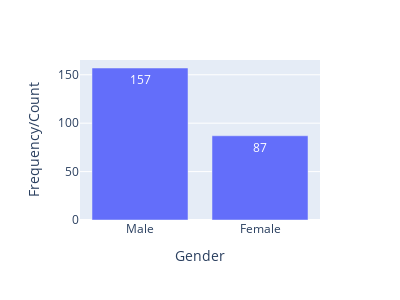

The notebook cell saved with this chart:
### Code cell
fig = px.bar(x = gender,y = frequency,text=frequency) # text = frequency le bar ko top ma value dekhauxa
fig.update_layout(height=300,width = 400,xaxis_title='Gender',yaxis_title='Frequency/Count')

### Figure 1 — Plotly figure (JSON) as saved in the notebook; plotly's stock layout.template omitted (floating-point values rounded to 4 significant figures)
{"data": [{"alignmentgroup": "True", "hovertemplate": "x=%{x}<br>y=%{y}<br>text=%{text}<extra></extra>", "legendgroup": "", "marker": {"color": "#636efa", "pattern": {"shape": ""}}, "name": "", "offsetgroup": "", "orientation": "v", "showlegend": false, "text": [157, 87], "textposition": "auto", "type": "bar", "x": ["Male", "Female"], "xaxis": "x", "y": [157, 87], "yaxis": "y"}], "layout": {"barmode": "relative", "height": 300, "legend": {"tracegroupgap": 0}, "margin": {"t": 60}, "width": 400, "xaxis": {"anchor": "y", "domain": [0, 1], "title": {"text": "Gender"}}, "yaxis": {"anchor": "x", "domain": [0, 1], "title": {"text": "Frequency/Count"}}}}
